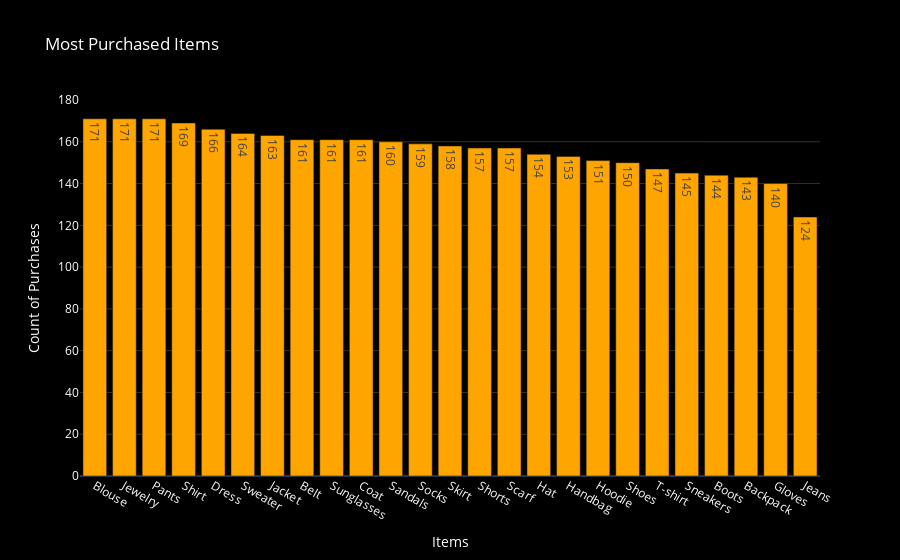

Notebook source saved alongside this figure:
### Markdown cell above
Shopping Behavior

### Code cell
# Count the most purchased items
item_counts = df['Item Purchased'].value_counts().reset_index()
item_counts.columns = ['Item Purchased', 'Count']

fig_items = px.bar(
    item_counts, 
    x='Item Purchased', 
    y='Count', 
    text='Count', 
    title='Most Purchased Items',
    color_discrete_sequence=['orange']
)
fig_items.update_layout(
    template='plotly_dark',
    plot_bgcolor='black',
    paper_bgcolor='black',
    font=dict(color='white'),
    xaxis_title='Items',
    yaxis_title='Count of Purchases'
)
fig_items.show()

### Figure 1 — Plotly figure (JSON) as saved in the notebook; plotly's stock layout.template omitted (floating-point values rounded to 4 significant figures)
{"data": [{"alignmentgroup": "True", "hovertemplate": "Item Purchased=%{x}<br>Count=%{text}<extra></extra>", "legendgroup": "", "marker": {"color": "orange", "pattern": {"shape": ""}}, "name": "", "offsetgroup": "", "orientation": "v", "showlegend": false, "text": [171, 171, 171, 169, 166, 164, 163, 161, 161, 161, 160, 159, 158, 157, 157, 154, 153, 151, 150, 147, 145, 144, 143, 140, 124], "textposition": "auto", "type": "bar", "x": ["Blouse", "Jewelry", "Pants", "Shirt", "Dress", "Sweater", "Jacket", "Belt", "Sunglasses", "Coat", "Sandals", "Socks", "Skirt", "Shorts", "Scarf", "Hat", "Handbag", "Hoodie", "Shoes", "T-shirt", "Sneakers", "Boots", "Backpack", "Gloves", "Jeans"], "xaxis": "x", "y": [171, 171, 171, 169, 166, 164, 163, 161, 161, 161, 160, 159, 158, 157, 157, 154, 153, 151, 150, 147, 145, 144, 143, 140, 124], "yaxis": "y"}], "layout": {"barmode": "relative", "font": {"color": "white"}, "legend": {"tracegroupgap": 0}, "paper_bgcolor": "black", "plot_bgcolor": "black", "title": {"text": "Most Purchased Items"}, "xaxis": {"anchor": "y", "domain": [0, 1], "title": {"text": "Items"}}, "yaxis": {"anchor": "x", "domain": [0, 1], "title": {"text": "Count of Purchases"}}}}
